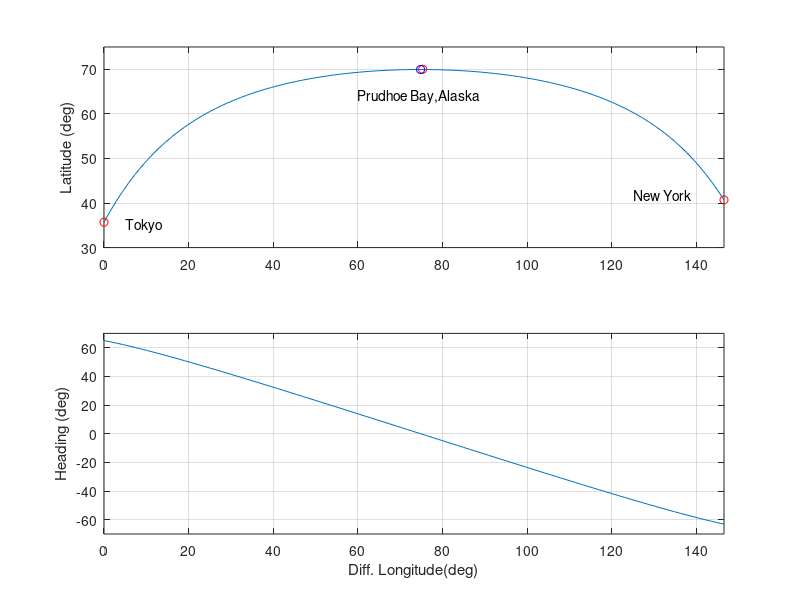

MATLAB code for this plot:
% Script p3_3_03.m; min distance to a point on a sphere (Tokyo to
% New York); from analytical solution where ph0=0; 12/96, 7/16/02
%
c=pi/180; th0=35.7*c; thf=40.7*c; phf=146.5*c; 
phm=atan((tan(th0)*cos(phf)-tan(thf))/(-tan(th0)*sin(phf)));
thm=atan(tan(th0)/cos(phm)); ph=phf*[0:.01:1]; un=ones(1,101);
th=atan(tan(thm)*cos(phm*un-ph));
be=acos(un*cos(thm)./cos(th)).*sign(un*phm-ph);
ph=ph/c; th=th/c; be=be/c; th0=th0/c; phf=phf/c; thf=thf/c;
 %
figure(1); clf; subplot(211), plot(ph,th,0,th0,'ro',phf,...
   thf,'ro',75.3,70,'ro',74.80,69.95,'bo'); grid
axis([0 phf 30 75]); ylabel('Latitude (deg)'); text(5,35,'Tokyo')
text(125,42,'New York'); text(60,64,'Prudhoe Bay,Alaska')
subplot(212); plot(ph,be); grid; ylabel('Heading (deg)')
axis([0 phf -70 70]); xlabel('Diff. Longitude(deg)') 
	
	
	
